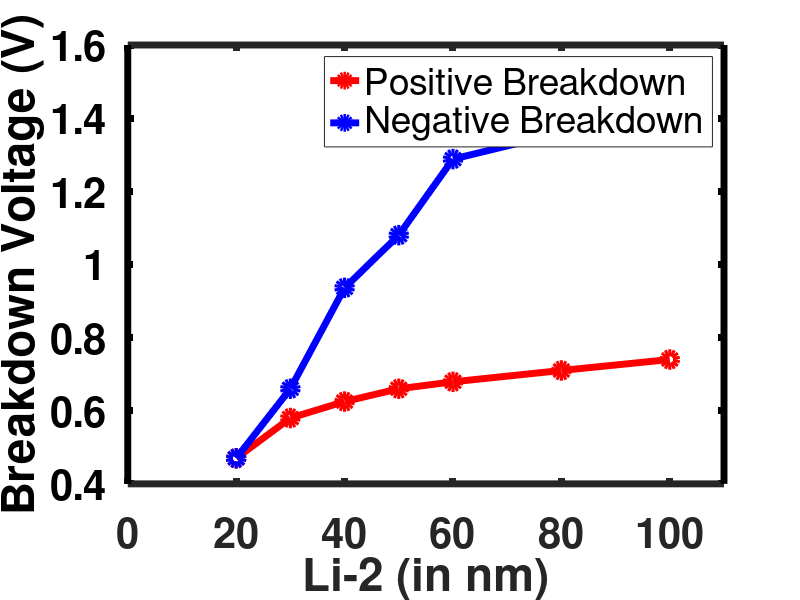

Reproduce this figure in MATLAB.
% Given Li and Breakdown Voltage values
Li = [0.02, 0.03, 0.04, 0.05, 0.06, 0.08, 0.1]*1000;
V_breakdown = [0.47, 0.58, 0.625, 0.66, 0.679, 0.71, 0.74];
V_neg_breakdown = [2.5*0.47,1.65,2.34,2.7,3.22,3.4,3.7]/2.5;
% Plotting
figure;
plot(Li, V_breakdown, 'o-', 'LineWidth', 5, 'MarkerSize', 10, 'Color', 'r'); hold on;
plot(Li, V_neg_breakdown, 'o-', 'LineWidth', 5, 'MarkerSize', 10, 'Color', 'b');

% Labels and formatting
xlabel('Li-2 (in nm)', 'FontSize', 30, 'FontWeight', 'bold');
ylabel('Breakdown Voltage (V)', 'FontSize', 30, 'FontWeight', 'bold');
legend('Positive Breakdown', 'Negative Breakdown')
xlim([0 110]);

set(gca, 'FontSize', 30, 'FontWeight', 'bold', 'LineWidth', 5, 'ycolor', 'k');

